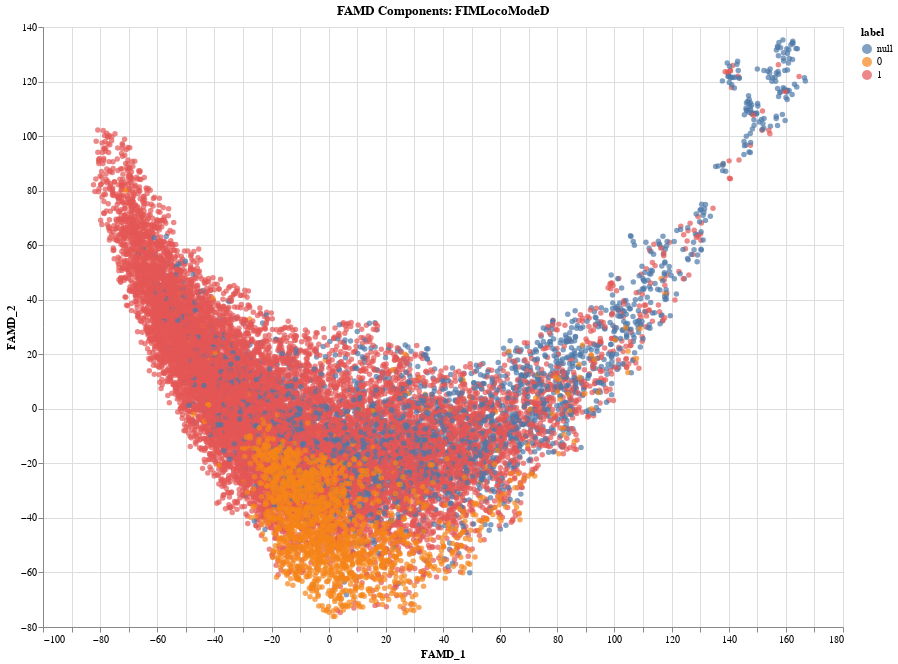

Here is the notebook cell this chart was saved with:
### Code cell
import hdbscan

clusterer = hdbscan.HDBSCAN(min_cluster_size=10)

df_famd['cluster'] = clusterer.fit_predict(df_famd[['FAMD_1','FAMD_2']])

df_famd_denoised = df_famd[df_famd['cluster'] != -1]

df_famd['label'] = df['FIMLocoModeD']

# Altair plot
chart = alt.Chart(df_famd_denoised.reset_index(), title="FAMD Components: FIMLocoModeD").mark_circle().encode(
    x='FAMD_1',
    y='FAMD_2',
    color='label:N',
    tooltip='label'
).properties(
    width=800,   # increase width
    height=600   # increase height
).interactive()

chart

### Figure 1 — Vega-Lite specification as saved in the notebook (floating-point values rounded to 4 significant figures; data arrays with more than 128 entries replaced by an {"elided": "..."} marker saying what was removed)
{"config": {"view": {"continuousWidth": 300, "continuousHeight": 300}}, "data": {"name": "data-37719e71e0fb5b70a30f1c95c5e7d6c9"}, "mark": {"type": "circle"}, "encoding": {"color": {"field": "label", "type": "nominal"}, "tooltip": {"field": "label", "type": "ordinal"}, "x": {"field": "FAMD_1", "type": "quantitative"}, "y": {"field": "FAMD_2", "type": "quantitative"}}, "height": 600, "params": [{"name": "param_43", "select": {"type": "interval", "encodings": ["x", "y"]}, "bind": "scales"}], "title": "FAMD Components: FIMLocoModeD", "width": 800, "$schema": "https://vega.github.io/schema/vega-lite/v5.20.1.json", "datasets": {"data-37719e71e0fb5b70a30f1c95c5e7d6c9": {"elided": "18494 records"}}}
